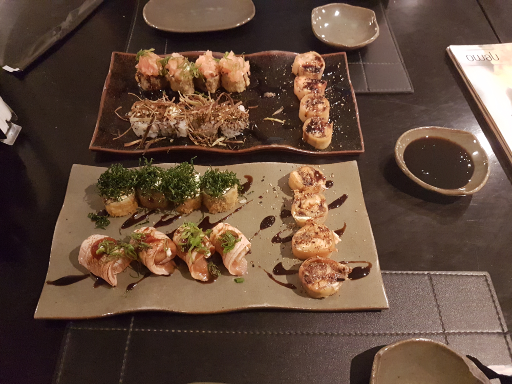
//> input picture PDI/atv7/sushi.png, 512 x 384 px
$ ./filtrohomomorfico sushi.png   (built with g++ and OpenCV 4)
//> lines starting //> are read from the running program, lines starting //| are printed output that depends on the picture
#include <iostream>
#include <math.h>
#include <opencv2/opencv.hpp>

using namespace cv;
using namespace std;


const int MAX=10;
int dft_M, dft_N;

double C,D0,gammaH,gammaL;

int highFrequency_slider = 20;
int highFrequency_slider_max = 50;

int lowFrequency_slider = 2;
int lowFrequency_slider_max = 10;

int smoothness_slider = 1;
int smoothness_slider_max = 100;

int cutoff_slider = 5;
int cutoff_slider_max = 200;

Mat complexImage, tmp,imageFiltered;
Mat padded, filter;
Mat image;
Mat_<float> realInput, zeros;
vector<Mat> planos;

char TrackbarName[50];


// troca os quadrantes da imagem da DFT
void deslocaDFT(Mat& image ){
  Mat aux, A, B, C, D;

  // se a imagem tiver tamanho impar, recorta a regiao para
  // evitar cópias de tamanho desigual
  image = image(Rect(0, 0, image.cols & -2, image.rows & -2));
  int cx = image.cols/2;
  int cy = image.rows/2;

  // reorganiza os quadrantes da transformada
  // A B   ->  D C
  // C D       B A
  A = image(Rect(0, 0, cx, cy));
  B = image(Rect(cx, 0, cx, cy));
  C = image(Rect(0, cy, cx, cy));
  D = image(Rect(cx, cy, cx, cy));

  // A <-> D
  A.copyTo(aux);  D.copyTo(A);  aux.copyTo(D);

  // C <-> B
  C.copyTo(aux);  B.copyTo(C);  aux.copyTo(B);
}


void homomorphicFiltering(){

  // a função de transferência (filtro frequencial) deve ter o
  // mesmo tamanho e tipo da matriz complexa
  filter = Mat(padded.size(), CV_32FC2, Scalar(0));

  // cria uma matriz temporária para criar as componentes real
  // e imaginaria do filtro ideal
  tmp = Mat(dft_M, dft_N, CV_32F);

  // prepara o filtro passa-baixas ideal
  for(int i=0; i<dft_M; i++){
    for(int j=0; j<dft_N; j++){
      tmp.at<float>(i,j)= (gammaH-gammaL)*(1-expf((-1.0*C*(pow(i-dft_M/2.0,2)+pow(j-dft_N/2.0,2)))/(pow(D0,2))))+gammaL;
    }
  }

  // cria a matriz com as componentes do filtro e junta
  // ambas em uma matriz multicanal complexa
  Mat comps[]= {tmp, tmp};
  merge(comps, 2, filter);

}

void applyFilter(void){

  //limpa os planos
  planos.clear();

  // parte imaginaria da matriz complexa (preenchida com zeros)
  zeros = Mat_<float>::zeros(padded.size());

  // prepara a matriz complexa para ser preenchida
  complexImage = Mat(padded.size(), CV_32FC2, Scalar(0));

  // cria a compoente real
  realInput = Mat_<float>(padded);
  //realInput += Scalar::all(1);
  //log(realInput,realInput);

  // insere as duas componentes no array de matrizes
  planos.push_back(realInput);
  planos.push_back(zeros);

  // combina o array de matrizes em uma unica
  // componente complexa
  merge(planos, complexImage);

  // calcula o dft
  dft(complexImage, complexImage);

  // realiza a troca de quadrantes
  deslocaDFT(complexImage);

  //redimensiona e normaliza para remoção de bordas
  resize(complexImage,complexImage,padded.size());
  normalize(complexImage,complexImage,0,1,CV_MINMAX);

  //calcula o filtro homomorfico
  homomorphicFiltering();

  // aplica o filtro frequencial
  mulSpectrums(complexImage,filter,complexImage,0);

  // troca novamente os quadrantes
  deslocaDFT(complexImage);

  // calcula a DFT inversa
  idft(complexImage, complexImage);

  // limpa o array de planos
  planos.clear();

  // separa as partes real e imaginaria da
  // imagem filtrada
  split(complexImage, planos);
  //exp(planos[0],planos[0]);

  // normaliza a parte real para exibicao
  normalize(planos[0], planos[0], 0, 1, CV_MINMAX);

  //imagem filtrada recebe o planos[0]
  imageFiltered = planos[0].clone();

  printf("D0: %f\n", D0);
  printf("C: %f\n", C);
  printf("Alta Frequencia: %f\n", gammaH);
  printf("Baixa Frequencia: %f\n", gammaL);

  imshow("Homomorphic filtering", imageFiltered);
  imshow("Original", image);


}

void on_trackbar_highFrequency(int, void*){
  gammaH =  highFrequency_slider/MAX;
  applyFilter();
}


void on_trackbar_lowFrequency(int, void*){
  gammaL =  lowFrequency_slider/MAX;
  applyFilter();
}


void on_trackbar_smoothness(int, void*){
  C =  smoothness_slider;
  applyFilter();
}


void on_trackbar_cutoff(int, void*){
  D0 =  cutoff_slider;
  applyFilter();
}


int main(int argvc, char** argv){

  //carrega a imagem passada como argumento
  image = imread(argv[1],CV_LOAD_IMAGE_GRAYSCALE);
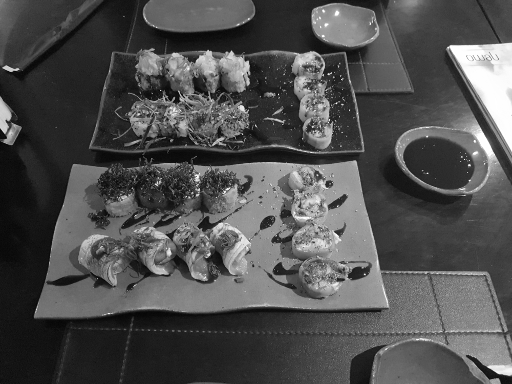
//> image: 384 rows x 512 cols, CV_8UC1; min 3, max 255, mean 79.4

  if(!image.data){
    cout << "imagem nao carregou corretamente\n";
    return(-1);
  }

   // identifica os tamanhos otimos para
  // calculo do FFT
  dft_M = getOptimalDFTSize(image.rows);
//> dft_M = 384
  dft_N = getOptimalDFTSize(image.cols);
//> dft_N = 512

  // realiza o padding da imagem
  copyMakeBorder(image, padded, 0,
                 dft_M - image.rows, 0,
                 dft_N - image.cols,
                 BORDER_CONSTANT, Scalar::all(0));

  //prepara a janela para exibição da imagem
  namedWindow("Homomorphic filtering", 1);

  //setar HighFrequency (reflectância)
  sprintf( TrackbarName, "GammaH->High Frequency: " );
  createTrackbar( TrackbarName, "Homomorphic filtering",
          &highFrequency_slider,
          highFrequency_slider_max,
          on_trackbar_highFrequency );
  on_trackbar_highFrequency(highFrequency_slider, 0 );
//> in applyFilter, `planos.push_back(zeros);`: planos[1]: 384 rows x 512 cols, CV_32FC1; every value is 0
//> after the loop in homomorphicFiltering, `for(int i=0; i<dft_M; i++)`: tmp: 384 rows x 512 cols, CV_32FC1; every value is NaN or infinite
//> in applyFilter, `split(complexImage, planos);`: planos[0]: 384 rows x 512 cols, CV_32FC1; every value is NaN or infinite
//> in applyFilter, `split(complexImage, planos);`: planos[1]: 384 rows x 512 cols, CV_32FC1; every value is NaN or infinite

  //setar LowFrequency (iluminância)
  sprintf( TrackbarName, "GammaL->Low Frequency: " );
  createTrackbar( TrackbarName, "Homomorphic filtering",
          &lowFrequency_slider,
          lowFrequency_slider_max,
          on_trackbar_lowFrequency );
  on_trackbar_lowFrequency(lowFrequency_slider, 0 );

  //setar smoothness (Suavidade da curva do filtro)
  sprintf( TrackbarName, "C->Smoothness of the curve: " );
  createTrackbar( TrackbarName, "Homomorphic filtering",
          &smoothness_slider,
          smoothness_slider_max,
          on_trackbar_smoothness );
  on_trackbar_smoothness(smoothness_slider, 0 );
//> after the loop in homomorphicFiltering (call 3), `for(int i=0; i<dft_M; i++)`: tmp: 384 rows x 512 cols, CV_32FC1; 0% of the values are NaN or infinite; the others: min 2, max 2, mean 2

  //setar cutoff (D0-> frequência de corte -> raio do filtro)
  sprintf( TrackbarName, "D0->Cutoff Frequency: " );
  createTrackbar( TrackbarName, "Homomorphic filtering",
          &cutoff_slider,
          cutoff_slider_max,
          on_trackbar_cutoff );
  on_trackbar_cutoff(cutoff_slider, 0 );
//> after the loop in homomorphicFiltering (call 4), `for(int i=0; i<dft_M; i++)`:
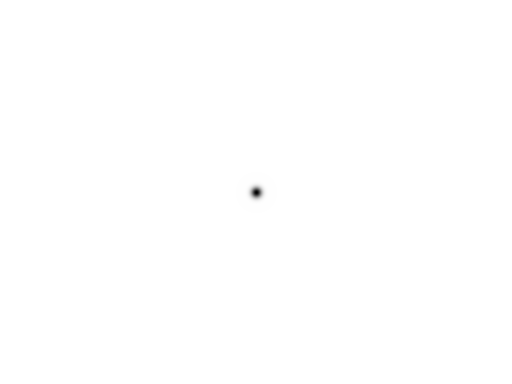
//> tmp: 384 rows x 512 cols, CV_32FC1; min 0, max 2, mean 2; drawn with min black and max white
//> in applyFilter (call 4), `split(complexImage, planos);`:
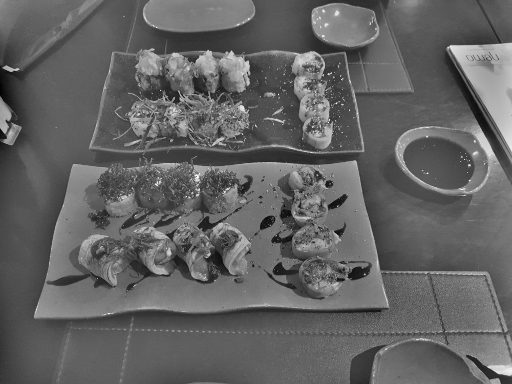
//> planos[0]: 384 rows x 512 cols, CV_32FC1; min -2.72, max 4.26, mean -1.24e-09; drawn with min black and max white

  applyFilter();;
  waitKey(0);
  return 0;
}
